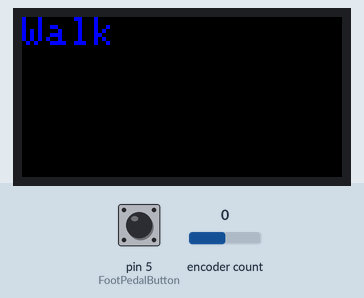
The sketch below on a simulated Arduino Leonardo, built with avr-gcc and run on an emulated ATmega32U4. On the bench: 160×80 colour display. Inputs (shaded band) come from the test bench; at power-on: pin 5 (FootPedalButton) HIGH, encoder count 0. Random numbers use the default seed unless the sketch sets one; USB keyboard and mouse output is not drawn; what the sketch prints to the serial monitor is not drawn.

Above: at 2.3 s.
2.4 s: pin 5 (FootPedalButton) pulled LOW for 0.15 s
4.1 s: encoder count set to 1
At 4.8 s:
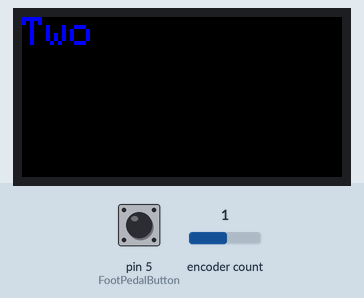
5.6 s: encoder count set to 0
At 6.5 s:
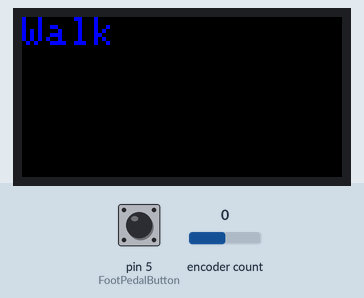
7.1 s: encoder count set to 4
At 7.6 s:
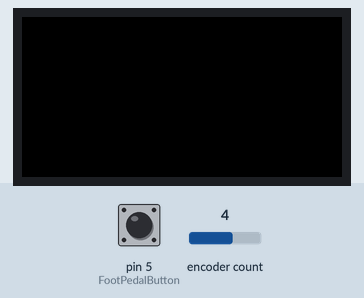
Timing chart, 0 to 9.6 s (numbered marks = the images above; inputs shaded):
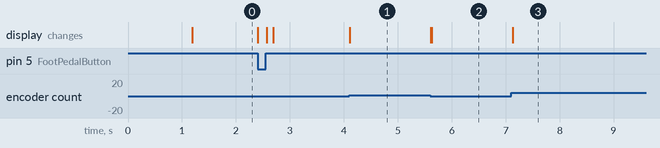

The sketch:

GitFootPedal.ino
```cpp
/*Mode of opperation
 Post, And setup hardware
 Show Welcome screen
 Check Encoder Pos
 - Show "Menu Screen" (Select macro)
 - Wait for pedal to be pressed
 - Run program once or until pedal is released... This needs more thought.
 - Go back to "Menu Screen"
Profit!
*/


#include <Mouse.h>
#include <Keyboard.h>
#include <Adafruit_GFX.h>    // Core graphics library
#include <Adafruit_ST7735.h> // Hardware-specific library for ST7735 Screen
#include <Adafruit_ST7789.h> // Hardware-specific library for ST7789 Screen
#include <SPI.h>
#include <Encoder.h>

#define TFT_CS        10
#define TFT_RST        8 // Or set to -1 and connect to Arduino RESET pin
#define TFT_DC         9
Adafruit_ST7735 tft = Adafruit_ST7735(TFT_CS, TFT_DC, TFT_RST);
Encoder myEnc(0, 1);// Reverse these to reverse count on encoder CW = Up or CW= Down , i feel like i wired these backwards between my harware and yours, by accedent, 420!

long oldPosition  = -999;
int FootPedalButton = 5 ;
int FootPedalState =0;
int EncoderSwitch = 7;
int EncoderSwitchState =0;

//float p = 3.1415926; // not used old copied code???
uint16_t time;

const unsigned char Dog128_64 [] PROGMEM = {
	0xff, 0xff, 0xff, 0xff, 0xff, 0xff, 0xff, 0xff, 0xff, 0xff, 0xff, 0xff, 0xff, 0xff, 0xff, 0xff,
	0xff, 0xff, 0xff, 0xff, 0xff, 0xe0, 0x3f, 0xff, 0xff, 0xf0, 0x3f, 0xff, 0xff, 0xff, 0xff, 0xff,
	0xff, 0xff, 0xff, 0xff, 0xff, 0x80, 0x8f, 0x80, 0x0f, 0xcc, 0x0f, 0xff, 0xff, 0xff, 0xff, 0xff,
	0xff, 0xff, 0xff, 0xff, 0xff, 0x00, 0x00, 0x27, 0xe0, 0x00, 0x07, 0xff, 0xff, 0xff, 0xff, 0xff,
	0xff, 0xff, 0xff, 0xff, 0xfe, 0x00, 0x00, 0xe3, 0x1c, 0x00, 0x03, 0xff, 0xff, 0xff, 0xff, 0xff,
	0xff, 0xff, 0xff, 0xff, 0xfc, 0x00, 0x00, 0x63, 0x18, 0x00, 0x01, 0xff, 0xff, 0xff, 0xff, 0xff,
	0xff, 0xff, 0xff, 0xff, 0xf8, 0x00, 0x00, 0x63, 0x38, 0x00, 0x00, 0xff, 0xff, 0xff, 0xff, 0xff,
	0xff, 0xff, 0xff, 0xff, 0xf0, 0x00, 0x00, 0x73, 0x38, 0x00, 0x00, 0x7f, 0xff, 0xff, 0xff, 0xff,
	0xff, 0xff, 0xff, 0xff, 0x60, 0x00, 0x00, 0x33, 0x30, 0x00, 0x00, 0x1f, 0xff, 0xff, 0xff, 0xff,
	0xff, 0xff, 0xff, 0xff, 0x00, 0x00, 0x00, 0x33, 0x30, 0x00, 0x00, 0x03, 0xff, 0xff, 0xff, 0xff,
	0xff, 0xff, 0xff, 0xff, 0x80, 0x00, 0x00, 0x33, 0x30, 0x00, 0x00, 0x07, 0xff, 0xff, 0xff, 0xff,
	0xff, 0xff, 0xff, 0xff, 0x80, 0x00, 0x0e, 0x33, 0x31, 0xc0, 0x00, 0x07, 0xff, 0xff, 0xff, 0xff,
	0xff, 0xff, 0xff, 0xff, 0x80, 0x00, 0x1f, 0x1b, 0x23, 0xe0, 0x00, 0x07, 0xff, 0xff, 0xff, 0xff,
	0xff, 0xff, 0xff, 0xff, 0xc0, 0x00, 0x3f, 0x9b, 0x67, 0xc0, 0x00, 0x0f, 0xff, 0xff, 0xff, 0xff,
	0xff, 0xff, 0xff, 0xff, 0xc0, 0x00, 0x07, 0xdb, 0x6f, 0x00, 0x00, 0x0f, 0xff, 0xff, 0xff, 0xff,
	0xff, 0xff, 0xff, 0xff, 0xe0, 0x00, 0x00, 0xeb, 0x5e, 0x08, 0x00, 0x1f, 0xff, 0xff, 0xff, 0xff,
	0xff, 0xff, 0xff, 0xff, 0xe0, 0x00, 0x1e, 0x7b, 0x79, 0xe0, 0x00, 0x1f, 0xff, 0xff, 0xff, 0xff,
	0xff, 0xff, 0xff, 0xff, 0xf0, 0x00, 0x21, 0xa3, 0xb3, 0x30, 0x00, 0x3f, 0xff, 0xff, 0xff, 0xff,
	0xff, 0xff, 0xff, 0xff, 0xf0, 0x80, 0x00, 0x83, 0x80, 0x00, 0x08, 0x3f, 0xff, 0xff, 0xff, 0xff,
	0xff, 0xff, 0xff, 0xff, 0xf0, 0x80, 0x0e, 0x1f, 0xe1, 0xc0, 0x04, 0x3f, 0xff, 0xff, 0xff, 0xff,
	0xff, 0xff, 0xff, 0xff, 0xf1, 0x80, 0x06, 0x7f, 0xf3, 0x80, 0x04, 0x3f, 0xff, 0xff, 0xff, 0xff,
	0xff, 0xff, 0xff, 0xff, 0xf1, 0x80, 0x00, 0xe0, 0x39, 0x30, 0x06, 0x3f, 0xff, 0xff, 0xff, 0xff,
	0xff, 0xff, 0xff, 0xff, 0xf7, 0x00, 0x01, 0x80, 0x0e, 0x7c, 0x03, 0x3f, 0xff, 0xff, 0xff, 0xff,
	0xff, 0xff, 0xff, 0xff, 0xff, 0x00, 0x0b, 0x9f, 0xcf, 0x3e, 0x03, 0xff, 0xff, 0xff, 0xff, 0xff,
	0xff, 0xff, 0xff, 0xff, 0xff, 0x00, 0x17, 0xbf, 0xef, 0x9f, 0x03, 0xff, 0xff, 0xff, 0xff, 0xff,
	0xff, 0xff, 0xff, 0xff, 0xff, 0x00, 0x77, 0x80, 0x6f, 0xcf, 0x83, 0xff, 0xff, 0xff, 0xff, 0xff,
	0xff, 0xff, 0xff, 0xff, 0xff, 0x00, 0x6f, 0x80, 0x0f, 0xe3, 0xc1, 0xff, 0xff, 0xff, 0xff, 0xff,
	0xff, 0xff, 0xff, 0xff, 0xff, 0x00, 0xff, 0xc0, 0x1f, 0xf3, 0xc3, 0xff, 0xff, 0xff, 0xff, 0xff,
	0xff, 0xff, 0xff, 0xff, 0xff, 0x01, 0xff, 0xc0, 0x3f, 0xf9, 0xe3, 0xff, 0xff, 0xff, 0xff, 0xff,
	0xff, 0xff, 0xff, 0xff, 0xff, 0x01, 0xff, 0xe0, 0x7f, 0xfc, 0xe1, 0xff, 0xff, 0xff, 0xff, 0xff,
	0xff, 0xff, 0xff, 0xff, 0xfe, 0x03, 0xff, 0xff, 0xff, 0xfc, 0xe1, 0xff, 0xff, 0xff, 0xff, 0xff,
	0xff, 0xff, 0xff, 0xff, 0xfe, 0x03, 0xff, 0xfb, 0xff, 0xfc, 0xf1, 0xff, 0xff, 0xff, 0xff, 0xff,
	0xff, 0xff, 0xff, 0xff, 0xfe, 0x03, 0xff, 0xf8, 0xff, 0xfe, 0x70, 0xff, 0xff, 0xff, 0xff, 0xff,
	0xff, 0xff, 0xff, 0xff, 0xfc, 0x03, 0xff, 0xe0, 0x1f, 0xfe, 0x70, 0xff, 0xff, 0xff, 0xff, 0xff,
	0xff, 0xff, 0xff, 0xff, 0xfc, 0x03, 0xff, 0x00, 0x07, 0xfe, 0x70, 0x7f, 0xff, 0xff, 0xff, 0xff,
	0xff, 0xff, 0xff, 0xff, 0xf8, 0x03, 0xfe, 0x00, 0x09, 0xfe, 0x70, 0x7f, 0xff, 0xff, 0xff, 0xff,
	0xff, 0xff, 0xff, 0xff, 0xf8, 0x01, 0x80, 0x00, 0x0c, 0xee, 0x70, 0x3f, 0xff, 0xff, 0xff, 0xff,
	0xff, 0xff, 0xff, 0xff, 0xfe, 0x01, 0x80, 0x00, 0x0c, 0x0c, 0x71, 0xff, 0xff, 0xff, 0xff, 0xff,
	0xff, 0xff, 0xff, 0xff, 0xff, 0x00, 0x80, 0x84, 0x08, 0x0c, 0x73, 0xff, 0xff, 0xff, 0xff, 0xff,
	0xff, 0xff, 0xff, 0xff, 0xff, 0x00, 0x00, 0xcc, 0x98, 0x0c, 0xe3, 0xff, 0xff, 0xff, 0xff, 0xff,
	0xff, 0xff, 0xff, 0xff, 0xff, 0x00, 0x00, 0x7c, 0xf8, 0x08, 0xe3, 0xff, 0xff, 0xff, 0xff, 0xff,
	0xff, 0xff, 0xff, 0xff, 0xff, 0x80, 0x00, 0x7d, 0xf9, 0x90, 0xe7, 0xff, 0xff, 0xff, 0xff, 0xff,
	0xff, 0xff, 0xff, 0xff, 0xff, 0x80, 0x06, 0x7d, 0xf3, 0x01, 0xc7, 0xff, 0xff, 0xff, 0xff, 0xff,
	0xff, 0xff, 0xff, 0xff, 0xff, 0xc0, 0x03, 0x7d, 0xf6, 0x01, 0xcf, 0xff, 0xff, 0xff, 0xff, 0xff,
	0xff, 0xff, 0xff, 0xff, 0xff, 0xc0, 0x01, 0x7d, 0xf4, 0x01, 0x8f, 0xff, 0xff, 0xff, 0xff, 0xff,
	0xff, 0xff, 0xff, 0xff, 0xff, 0xe0, 0x01, 0xfd, 0xfc, 0x02, 0x1f, 0xff, 0xff, 0xff, 0xff, 0xff,
	0xff, 0xff, 0xff, 0xff, 0xff, 0xf0, 0x00, 0xfd, 0xfc, 0x00, 0xbf, 0xff, 0xff, 0xff, 0xff, 0xff,
	0xff, 0xff, 0xff, 0xff, 0xff, 0xf8, 0x00, 0xfd, 0xf8, 0x00, 0x7f, 0xff, 0xff, 0xff, 0xff, 0xff,
	0xff, 0xff, 0xff, 0xff, 0xff, 0xf8, 0xe0, 0x7d, 0xf8, 0x39, 0x7f, 0xff, 0xff, 0xff, 0xff, 0xff,
	0xff, 0xff, 0xff, 0xff, 0xff, 0xfc, 0xf0, 0x7d, 0xf8, 0x78, 0xff, 0xff, 0xff, 0xff, 0xff, 0xff,
	0xff, 0xff, 0xff, 0xff, 0xff, 0xfe, 0xf8, 0x7f, 0xf0, 0xf9, 0xff, 0xff, 0xff, 0xff, 0xff, 0xff,
	0xff, 0xff, 0xff, 0xff, 0xff, 0xfe, 0xf8, 0x7f, 0xf0, 0xf9, 0xff, 0xff, 0xff, 0xff, 0xff, 0xff,
	0xff, 0xff, 0xff, 0xff, 0xff, 0xff, 0xfc, 0x37, 0xb1, 0xfb, 0xff, 0xff, 0xff, 0xff, 0xff, 0xff,
	0xff, 0xff, 0xff, 0xff, 0xff, 0xff, 0xfc, 0x37, 0x71, 0xff, 0xff, 0xff, 0xff, 0xff, 0xff, 0xff,
	0xff, 0xff, 0xff, 0xff, 0xff, 0xff, 0xfc, 0x13, 0x61, 0xff, 0xff, 0xff, 0xff, 0xff, 0xff, 0xff,
	0xff, 0xff, 0xff, 0xff, 0xff, 0xff, 0xfe, 0x00, 0x11, 0xff, 0xff, 0xff, 0xff, 0xff, 0xff, 0xff,
	0xff, 0xff, 0xff, 0xff, 0xff, 0xff, 0xfe, 0x3f, 0xe3, 0xff, 0xff, 0xff, 0xff, 0xff, 0xff, 0xff,
	0xff, 0xff, 0xff, 0xff, 0xff, 0xff, 0xfe, 0x1f, 0xe3, 0xff, 0xff, 0xff, 0xff, 0xff, 0xff, 0xff,
	0xff, 0xff, 0xff, 0xff, 0xff, 0xff, 0xfe, 0x80, 0x03, 0xff, 0xff, 0xff, 0xff, 0xff, 0xff, 0xff,
	0xff, 0xff, 0xff, 0xff, 0xff, 0xff, 0xff, 0x00, 0x07, 0xff, 0xff, 0xff, 0xff, 0xff, 0xff, 0xff,
	0xff, 0xff, 0xff, 0xff, 0xff, 0xff, 0xff, 0x40, 0x17, 0xff, 0xff, 0xff, 0xff, 0xff, 0xff, 0xff,
	0xff, 0xff, 0xff, 0xff, 0xff, 0xff, 0xff, 0xa0, 0x2f, 0xff, 0xff, 0xff, 0xff, 0xff, 0xff, 0xff,
	0xff, 0xff, 0xff, 0xff, 0xff, 0xff, 0xff, 0xc0, 0x1f, 0xff, 0xff, 0xff, 0xff, 0xff, 0xff, 0xff,
	0xff, 0xff, 0xff, 0xff, 0xff, 0xff, 0xff, 0xf0, 0x3f, 0xff, 0xff, 0xff, 0xff, 0xff, 0xff, 0xff
};

void setup(void) {
  Serial.begin(9600);

  Keyboard.begin();
  Mouse.begin();

  pinMode(FootPedalButton, INPUT_PULLUP);
  pinMode(EncoderSwitch, INPUT_PULLUP);

  Serial.print("FOOT PEDAL");
  tft.initR(INITR_MINI160x80_PLUGIN);  // Init ST7735S mini display (non inverted)
  tft.setRotation(3); // set to proper orrientation, as used...
  //tft.setSPISpeed(40000000); // use this if haveing issues????
  tft.fillScreen(ST77XX_BLACK);
  tft.setCursor(0, 0);
  tft.setTextColor(ST7735_BLUE);
  //tft.setTextWrap(true);
  tft.setTextSize(2);
  tft.print("Controller");
  delay(1000);
  //tft.drawBitmap(0, 0, Dog128_64, 128, 64, ST77XX_WHITE);
  //delay(3000);
  tft.fillRect(0,0,240,240,ST77XX_BLACK); // clear screen

}

void loop() {


// "Check Encoder"
  long newPosition = myEnc.read();

  // cap encoder values
  if ( newPosition > 40 ) {newPosition= 40;myEnc.write(40);}
  if ( newPosition < 0 ) {newPosition= 0;myEnc.write(0);}

  // this sets an oldPosition for some reason? to check direction? because it should only be 1  # a way, either way ,no?
  if (newPosition != oldPosition) {
    oldPosition = newPosition;
  }

  // check encoder Button state NOT NEEDED, BUT NICE TO KNOW FOR LATER
  //if (digitalRead(7)){EncoderSwitchState=0;}
  //else {EncoderSwitchState=1;}

  // check Foot Pedal State NOT NEEDED, BUT NICE TO KNOW FOR LATER
  //if (digitalRead(FootPedalButton)){FootPedalState=0;} // inverted because of pull-down resistors
  //else {FootPedalState=1;}


 switch (newPosition){
    case 0: case 1: case 2: case 3:// Thanks Arthur
      tft.fillScreen(ST77XX_BLACK);
      tft.setTextColor(ST7735_BLUE);
      tft.setCursor(0,0);
      tft.print("Walk");

      //loop for ever untill pedal is pressed OR ENCODER CHANFES to break?
      while (1){
        //wait for state change as to not flash screen
        //check pedal and encoder state
        // 1. break if  encoder changed
        newPosition = myEnc.read();
        if (newPosition >3){break;}

        // 2. run programm if pedal pressed
        while (!digitalRead(FootPedalButton)){ // cant do while , cuz this needs to be cheked again to break?
          tft.fillScreen(ST77XX_GREEN);
          Keyboard.press(119);//"w"
         //delay(100); // this delays naturally with pedal hold...
          if (digitalRead(FootPedalButton)) {
            tft.fillScreen(ST77XX_RED);

            Keyboard.release(119);//"w"
            delay(100); // this here to "show red and not just flash for a ms"

            goto bailout; // this exits, but then runs through all cases.... moved location to just after default and this WORKS !!!!!
            //end work? loop(); wont work, contunue also dosent workwill this send back to start? , Yes , but now also runs next case....?
            //break;
          }
        }
      }

    case 4: case 5: case 6: case 7:
      tft.fillScreen(ST77XX_BLACK);
      tft.setTextColor(ST7735_BLUE);
      tft.setCursor(0,0);
      tft.print("Two");
     //loop for ever untill pedal is pressed OR ENCODER CHANFES to break?
      while (1){
        //wait for state change as to not flash screen
        //check pedal and encoder state
        // 1. break if  encoder changed
        newPosition = myEnc.read();
        if (newPosition <4) {break;}
        if (newPosition >7) {break;}

        // 2. run programm if pedal pressed
        if (!digitalRead(FootPedalButton)){
          tft.fillScreen(ST77XX_GREEN);
          delay(100);
          break;
        }
      }

    default:
    bailout:
     tft.fillScreen(ST77XX_BLACK);
    break;
 }


// this is wrong dont look at foot pedal state yet. look at encoder then run program when pressed. duh..... FML
  /*
  if (FootPedalState == 0) {
    switch (newPosition){

      case 0: case 1: case 2: case 3: // this shit that house taught me , can i make it work? I also feel that i chose a bad way to do this... No comma!!!
        tft.fillScreen(ST77XX_BLACK);
        tft.setTextColor(ST7735_BLUE);
        tft.setCursor(0,0);
        tft.print("Lever");

          if (digitalRead(FootPedalButton)){FootPedalState=0;} // inverted because of pull-down resistors
          else {FootPedalState=1;}

          if (FootPedalState = 0){delay(1000);} // trap here , this is probbably bad...? then hopfully break.

        break;

      case 4: case 5: case 6: case 7:
        tft.fillScreen(ST77XX_BLACK);
        tft.setTextColor(ST7735_BLUE);
        tft.setCursor(0,0);
        tft.print("BedRock");
        break;

      case 8: case 9: case 10: case 11:
        tft.fillScreen(ST77XX_BLACK);
        tft.setTextColor(ST7735_BLUE);
        tft.setCursor(0,0);
        tft.print("sftclk");
        break;

      case 12: case 13: case 14: case 15:
        tft.fillScreen(ST77XX_BLACK);
        tft.setTextColor(ST7735_BLUE);
        tft.setCursor(0,0);
        tft.print("tree");
        break;

      case 16: case 17: case 18: case 19:
        tft.fillScreen(ST77XX_BLACK);
        tft.setTextColor(ST7735_BLUE);
        tft.setCursor(0,0);
        tft.print("garbage");
        break;

      case 20: case 21: case 22: case 23:
        tft.fillScreen(ST77XX_BLACK);
        tft.setTextColor(ST7735_BLUE);
        tft.setCursor(0,0);
        tft.print("backwall");
        break;

      case 24: case 25: case 26: case 27:
        tft.fillScreen(ST77XX_BLACK);
        tft.setTextColor(ST7735_BLUE);
        tft.setCursor(0,0);
        tft.print("cobble");
        break;

    }
  }

  if (FootPedalState == 1) {
    switch (newPosition){

    case 0:
      tft.fillScreen(ST77XX_BLACK);

      while (FootPedalState == 1) {

        tft.setTextColor(ST7735_GREEN);
        if (digitalRead(FootPedalButton)){FootPedalState=0;} // inverted because of pull-down resistors
        else {FootPedalState=1;}
        tft.setCursor(0,0);
        tft.print("LEVER");
       // Mouse.press(MOUSE_RIGHT);
        //delay(50);
        //Mouse.release(MOUSE_RIGHT);
        //delay(5000);

      }
      break;

    case 4:
       tft.fillScreen(ST77XX_BLACK);

      while (FootPedalState == 1) {

        tft.setTextColor(ST7735_GREEN);
        if (digitalRead(FootPedalButton)){FootPedalState=0;} // inverted because of pull-down resistors
        else {FootPedalState=1;}
        tft.setCursor(0,0);
        tft.print("BEDROCK");
        Mouse.press(MOUSE_RIGHT);
        delay(25);
        Mouse.release(MOUSE_RIGHT);
        delay(25);

      }
      break;

    case 8:
      tft.fillScreen(ST77XX_BLACK);
      while (FootPedalState == 1) {
        tft.setTextColor(ST7735_GREEN);
        if (digitalRead(FootPedalButton)){FootPedalState=0;} // inverted because of pull-down resistors
        else {FootPedalState=1;}
        tft.setCursor(0,0);
        tft.print("SHFTCLK");
        //run function
      }
      break;

    case 12:
      tft.fillScreen(ST77XX_BLACK);
      while (FootPedalState == 1) {
        tft.setTextColor(ST7735_GREEN);
        if (digitalRead(FootPedalButton)){FootPedalState=0;} // inverted because of pull-down resistors
        else {FootPedalState=1;}
        tft.setCursor(0,0);
        tft.print("TREE");
        //run function
      }
      break;

    case 16:
      tft.fillScreen(ST77XX_BLACK);
      while (FootPedalState == 1) {
        tft.setTextColor(ST7735_GREEN);
        if (digitalRead(FootPedalButton)){FootPedalState=0;} // inverted because of pull-down resistors
        else {FootPedalState=1;}
        tft.setCursor(0,0);
        tft.print("GARBAGE");
        //run function
      }
      break;

    case 20:
      tft.fillScreen(ST77XX_BLACK);
      while (FootPedalState == 1) {
        tft.setTextColor(ST7735_GREEN);
        if (digitalRead(FootPedalButton)){FootPedalState=0;} // inverted because of pull-down resistors
        else {FootPedalState=1;}
        tft.setCursor(0,0);
        tft.print("BACKWALL");
        //run function
      }
      break;

    case 24:
      tft.fillScreen(ST77XX_BLACK);
      while (FootPedalState == 1) {
        tft.setTextColor(ST7735_GREEN);
        if (digitalRead(FootPedalButton)){FootPedalState=0;} // inverted because of pull-down resistors
        else {FootPedalState=1;}
        tft.setCursor(0,0);
        tft.print("COBBLE");
        //run function
      }
      break;
    }
  }

  */

}


void Cobble(){
  Mouse.press();
  delay(600);
  Mouse.release();
}
void BackWall(){
 //
}
void ObsidianMaker(){
 //

}
void Garbage(){

  Mouse.press(MOUSE_LEFT);
  delay(10);
  Mouse.move(0, -100, 0);
  Mouse.move(0, -100, 0);
  Mouse.move(0, -100, 0);
  Mouse.move(0, -100, 0);
  delay(10);
  Mouse.move(0, 50, 0);
  //delay(10);
  Mouse.release(MOUSE_LEFT);
  Mouse.move(0, 100, 0);
  Mouse.move(0, 100, 0);
  delay(500);
}
void ShiftClick(){
  //display.println("Click");
  //display.display();

  Keyboard.press(KEY_LEFT_SHIFT);
  delay(25);
  Mouse.click();
  delay(25);                  //click again
  Keyboard.releaseAll();            //release the shift

  delay(150);
  //Keyboard.press(KEY_SPACE);
  delay(50);
  //Keyboard.release(KEY_SPACE);
  delay(250);

}
void CritHit(){

  //Keyboard.press(KEY_SPACE);
  delay(50);
  //Keyboard.release(KEY_SPACE);

  delay(300);

  Mouse.press();
  delay(50);
  Mouse.release();
  delay(420);

}
void BlinkLED(){
    //digitalWrite(OnBoardLED, HIGH);   //Inverted
    delay(50);
    //digitalWrite(OnBoardLED, LOW);    //Inverted
    delay(50);

}
void TreeCutter(){
  //BlinkLED();
  Mouse.press();
  delay(350);
  // Sharpness5, Efficiency 5 = 350 YES
  // Sharpness4, Effieiency 5? = 420
  // Basic Dimond Axe 550?
  Mouse.release();

  Mouse.move(100, 0, 0);
  //delay(100);
  Mouse.move(100, 0, 0);
  //delay(100);
  Mouse.move(100, 0, 0);
  //delay(100);
  Mouse.move(100, 0, 0);
  //delay(100);
  Mouse.move(100, 0, 0);
  //delay(100);
  Mouse.move(100, 0, 0);
  //delay(100);// DELAY INBETWEEN CHOPS, 100 Works with S5+E5
  //Mouse.release();

}
void StepStep(){

    //Keyboard.press(KEY_W);
    delay(100);  // Mac OS-X will not recognize a very short eject press
   // Keyboard.release(KEY_W);
    delay(480);


}
void Walk(){
  Keyboard.press(119);//w
  delay(75);  // Mac OS-X will not recognize a very short eject press
  Keyboard.release(119);//w
  delay(75);// does this help timing???
}
void AFK2B2T(){
  for (int i = 0; i <= random(5, 10); i++) {
   Keyboard.press(32);//Space
   delay(random(50, 100));  // Mac OS-X will not recognize a very short eject press
   Keyboard.release(32);//Space
   delay(random(50, 100));// does this help timing???
  }
  Keyboard.press(115);//s
  delay(2300);  // Mac OS-X will not recognize a very short eject press
  Keyboard.release(115);//s
  delay(5000);// does this help timing???

  for (int i = 0; i <= random(5, 10); i++) {
    Keyboard.press(32);//Space
    delay(random(50, 100));  // Mac OS-X will not recognize a very short eject press
    Keyboard.release(32);//Space
    delay(random(50, 100));// does this help timing???
  }


  /*
  //break brick
  //press 2 (50)
   Keyboard.press(50);//1
   delay(50);  // Mac OS-X will not recognize a very short eject press
   Keyboard.release(50);//1
   delay(100);  // Mac OS-X will not recognize a very short eject press

   Mouse.press();
   delay(550);
   Mouse.release();
  delay(1000);
  //place brick

  // Press 3 (51)
  //eat
  //press 4 (52)

  */

}
void MobClicker(){
  Mouse.click();
  delay(1250);
}
```

Measured:
- after the input at 4.1 s, the display: changes at once (image 1)
- after the input at 5.6 s, the display: first changes at once (image 2 shows a later state)
- after the input at 7.1 s, the display: changes at once (image 3)
